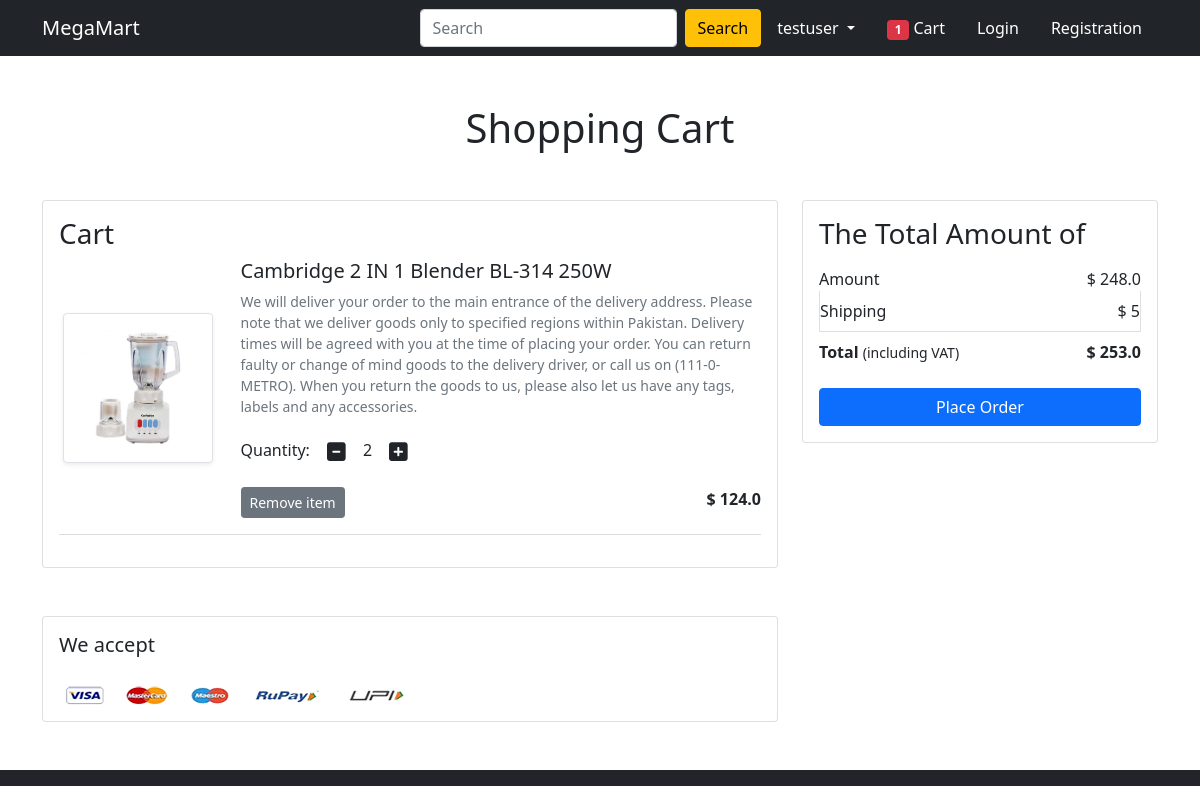
The app's page /cart/ (signed in) with its own data.
### core/models.py (models this page shows, shortened)
class Product(models.Model):
    title = models.CharField(max_length=255)
    category = models.CharField(choices=CATEGORY, max_length=2)
    description = models.TextField()
    price = models.FloatField()
    discount_price = models.FloatField(blank=True, null=True)
    image = models.ImageField(upload_to='product_images')

### core/views.py (the view)
# urls.py: path('cart/', views.view_cart, name='carts'),
@login_required(login_url='/login/')
def view_cart(request):
    user = request.user
    carts = Cart.objects.filter(user=user)
    shipping_amount = 5.0
    cart_items_with_price = [{'item': cart.product, 'price': cart.product.price, 'quantity': cart.quantity} for cart in carts]
    amount = sum(cart.product.price * cart.quantity for cart in carts)
    total_amount = amount + shipping_amount
    return render(request, 'app/addtocart.html', {'carts': cart_items_with_price, 'total_amount': total_amount, 'shipping_amount': shipping_amount, 'amount': amount})

### templates/app/addtocart.html (shortened to what this page needs)
{% extends 'app/base.html' %}
{% load static %}
{% block main-content %}
<div class="container my-5">
  <div class="row">
    <h1 class="text-center mb-5">Shopping Cart</h1>
    <div class="col-sm-8">
      <div class="card">
        <div class="card-body">
          <h3>Cart</h3>
          {% for cart_item in carts %}
          <div class="row">
            <div class="col-sm-3 text-center align-self-center">
              <img src="{{ cart_item.item.image.url }}" alt="" class="img-fluid img-thumbnail shadow-sm" height="150" width="150">
            </div>
            <div class="col-sm-9">
              <div>
                <h5>{{ cart_item.item.title }}</h5>
                <p class="mb-2 text-muted small">{{ cart_item.item.description }}</p>
                <div class="my-3">
                  <label for="quantity">Quantity:</label>
                  <a href="#" class="minus-cart btn" pid="{{ cart_item.item.id }}"><i class="fas fa-minus-square fa-lg"></i></a>
                  <span class="quantity">{{cart_item.quantity}}</span>
                  <a href="#" class="plus-cart btn" pid="{{ cart_item.item.id }}"><i class="fas fa-plus-square fa-lg"></i></a>
              </div>
                <div class="d-flex justify-content-between">
                  <a href="{% url 'remove-cart' pk=cart_item.item.id %}" class="btn btn-sm btn-secondary mr-3">Remove item</a>
                  <p class="mb-0"><span><strong>$ {{ cart_item.price }}</strong></span></p>
                </div>
              </div>
            </div>
          </div>
          <hr class="text-muted">
          {% endfor %}
        </div>
      </div>
    </div>
    <div class="col-sm-4">
      <div class="card">
        <div class="card-body">
          <h3>The Total Amount of</h3>
          <ul class="list-group">
            <li class="list-group-item d-flex justify-content-between align-items-center border-0 px-0 pb-0">Amount<span>$ <span id="total-price">{{ amount }}</span></span></li>
            <li class="list-group-item d-flex justify-content-between align-items-center px-0">Shipping<span>$ 5</span></li>
            <li class="list-group-item d-flex justify-content-between align-items-center border-0 px-0 mb-3">
              <div>
                <strong>Total</strong> <small>(including VAT)</small>
              </div>
              <span><strong>$ <span id="total-amount">{{ total_amount }}</span></strong></span>
            </li>
          </ul>
          <div class="d-grid"><a href="{% url 'checkout' %}" class="btn btn-primary">Place Order</a></div>
        </div>
      </div>
    </div>
  </div>
</div>
<div class="container">
  <div class="row">
    <div class="col-sm-8">
      <div class="card">
        <div class="card-body">
          <h5 class="mb-4">We accept</h5>
          <img src="{% static 'app/images/payment.png' %}" alt="" class="img-fluid">
        </div>
      </div>
    </div>
  </div>
</div>
{% endblock main-content %}

### templates/app/base.html (shortened to what this page needs)
<!doctype html>
{% load static %}
<html lang="en">
  <head>
    <link href="https://cdn.jsdelivr.net/npm/bootstrap@5.0.0-beta1/dist/css/bootstrap.min.css" rel="stylesheet">
    <link rel="stylesheet" href="{% static 'app/css/owl.carousel.min.css' %}">
    <link rel="stylesheet" href="{% static 'app/css/all.min.css' %}">
    <link rel="stylesheet" href="{% static 'app/css/style.css' %}">
  </head>
  <body>
    <nav class="navbar navbar-expand-lg navbar-dark bg-dark">
     <div class="container">
       <a class="navbar-brand" href="/">MegaMart</a>
       <div class="collapse navbar-collapse" id="navbarSupportedContent">
         <form class="d-flex" method="post" action="{% url "search" %}">
           <input class="form-control me-2" name="search" type="search" placeholder="Search" aria-label="Search">
           <button class="btn btn-warning" type="submit">Search</button>
         </form>
         <div>
          <ul class="navbar-nav me-auto mb-2 mb-lg-0">
           <li class="nav-item dropdown mx-2">
              <a class="nav-link dropdown-toggle text-white" href="#" id="profileDropdown" role="button" data-bs-toggle="dropdown" aria-expanded="false">
                {{request.user.username}}
              </a>
            </li>
            {% if user.is_authenticated %}
            <li class="nav-item mx-2">
             <a href="{% url 'carts' %}" class="nav-link text-white"><span class="badge bg-danger" id="cart-count">{{ cart_count }}</span> Cart </a>
            </li>
            {% endif %}
            <li class="nav-item mx-2">
             <a href="{% url 'login' %}" class="nav-link text-white">Login</a>
            </li>
            <li class="nav-item mx-2">
             <a href="{% url 'customerregistration' %}" class="nav-link text-white">Registration</a>
            </li>
          </ul>
         </div>
       </div>
     </div>
    </nav>
    {% block main-content %} {% endblock main-content %}
    <footer class="container-fluid bg-dark text-center p-2 mt-5">
    </footer>
  </body>
</html>

### records on screen
Product: item.image (picture), item "Cambridge 2 IN 1 Blender BL-314 250W", item.description "We will deliver your order to the main entrance of the delivery address. Please note that we deliver goods only to specified regions within Pakistan. Delivery times will be agreed with you at the time of placing your order. You can return faulty or change of mind goods to the delivery driver, or call us on (111-0-METRO). When you return the goods to us, please also let us have any tags, labels and any accessories.", quantity "2", price "124.0"

### other values on screen
{{ request.user.username }} "testuser"
{{ amount }} "248.0"
{{ total_amount }} "253.0"
